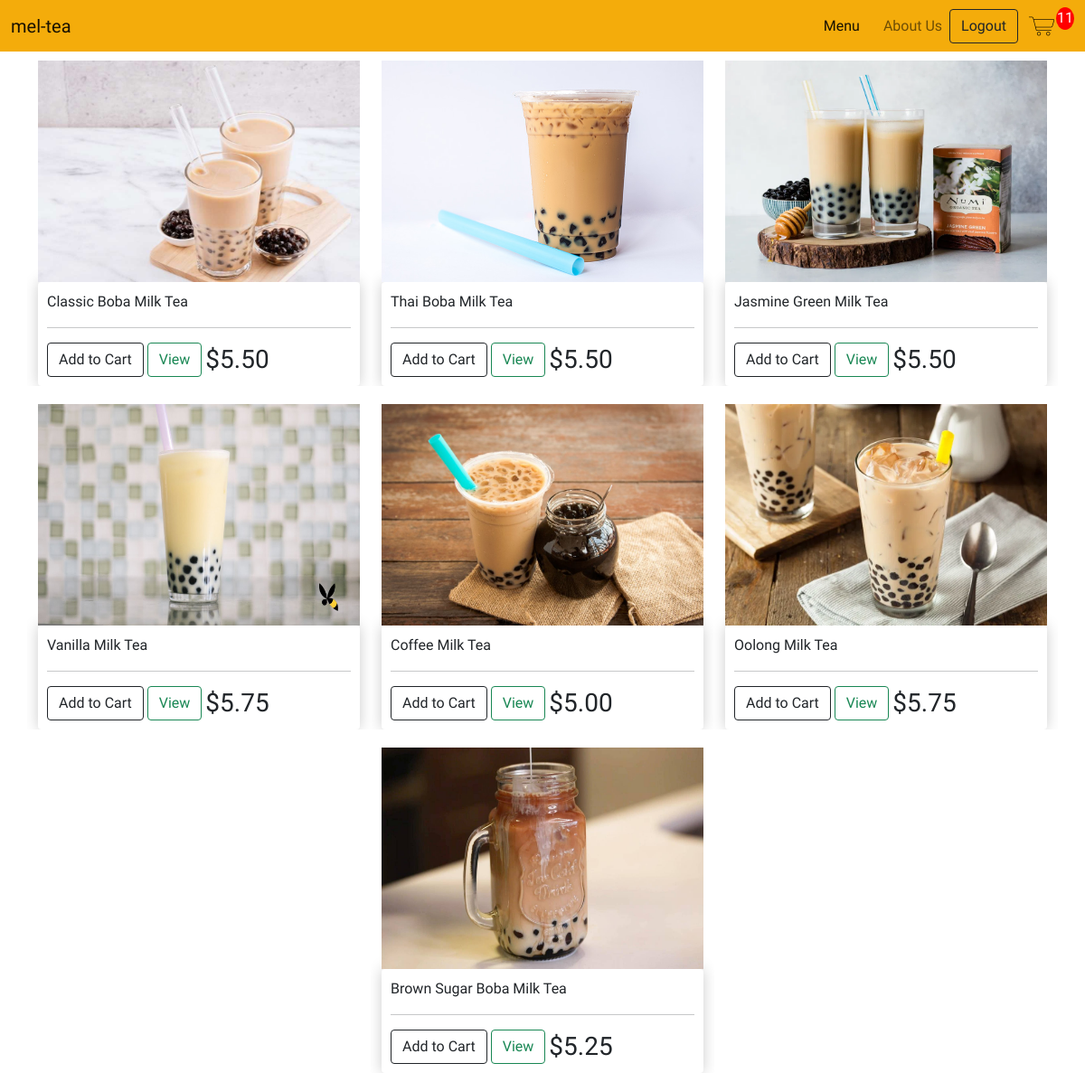
The page /menu/ (signed in) on the database its author committed.
### store/models.py (models this page shows, shortened)
class BobaProduct(models.Model):
    WITH_BOBA = [
        ('YES', 'Boba'),
        ('NO', 'No Boba')
    ]
    name = models.CharField(max_length=200, null=True)
    price = models.FloatField(max_length=200, null=True)
    category = models.CharField(max_length=200, null=True, choices= WITH_BOBA)
    image = models.ImageField(upload_to='boba', default="{% static 'images/filler.jpg' %}", null=True, blank=True)
    date_created = models.DateTimeField(auto_now_add=True)
    @property #@property allow us to access as an attribute
    def image_url(self):
        try:
            url = self.image.url
        except:
            url = ''
        return url

### store/views.py (the view)
# urls.py: path('menu/', views.menu, name="menu"),
def menu(request):
    if request.user.is_authenticated:
        customer = request.user.customer
        order, created = CustomerOrder.objects.get_or_create(customer=customer)
        items = order.orderitem_set.all()   # (USE ITEM FOR CHILDREN)
        cart_items = order.cart_quantity
    else:
        items = []
        order = {'cart_total':0, 'cart_quantity':0}
        cart_items = order['cart_quantity']
    products = BobaProduct.objects.all()
    context = {"products": products, "cart_items": cart_items}
    return render(request, 'store/menu.html', context)

### store/models.py (called while the page is built)
    @property
    def cart_quantity(self):
        order_items = self.orderitem_set.all()
        total = sum([item.quantity for item in order_items])
        return total

### store/templates/store/menu.html
{% extends 'store/main.html' %}
{% load static %}
{% block content %}
<div class="container">
  <div class="row justify-content-evenly">
    {% for product in products %}
    <div class="col-lg-4">
      <img class="drink-thumbnail" src="{{product.image_url}}" alt="">
      <div class="product-box">
        <p>{{product.name}}</p>
        <hr>
        <button data-product="{{product.id}}" data-action="add" class="btn btn-outline-dark add-cart">Add to Cart</button>
        <a href="#" class="btn btn-outline-success">View</a>
        <h3 class="product-price">${{product.price|floatformat:2}}</h3>
      </div>
    </div>
    {% endfor %}
</div>
</div>
{% endblock content %}

### static/css/main.css (style rules this page uses)
* { margin: 0; padding: 0; box-sizing: border-box; overflow-x: hidden; }
body { background-color: white; font-family: Comfortaa; }

### static/css/menu.css (style rules this page uses)
.drink-thumbnail { width: 100%; height: 245px; }
.product-price { display:inline-block; margin-bottom: 0; padding-bottom: 0; vertical-align: middle; }
.product-box { border-radius: 4px; padding:10px; box-shadow:hsl(0, 0%, 80%) 0 0 16px; }
.col-lg-4 { margin:10px 0; }

### rows shown on the page
BobaProduct: image_url (picture), name "Classic Boba Milk Tea", price "5.50"
BobaProduct: image_url (picture), name "Thai Boba Milk Tea", price "5.50"
BobaProduct: image_url (picture), name "Jasmine Green Milk Tea", price "5.50"
BobaProduct: image_url (picture), name "Vanilla Milk Tea", price "5.75"
BobaProduct: image_url (picture), name "Coffee Milk Tea", price "5.00"
BobaProduct: image_url (picture), name "Oolong Milk Tea", price "5.75"
BobaProduct: image_url (picture), name "Brown Sugar Boba Milk Tea", price "5.25"

### other values the page prints
{{ cart_items }} "11"
